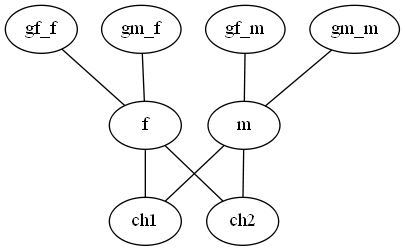

This figure's Python source:
# -*- coding: utf-8 -*-
#from __future__ import unicode_literals
from anytree import Node, RenderTree
import pydot

def gp(node1,node2):	
	a , b = str(node1) , str(node2)
	print (a,b)


graph = pydot.Dot(graph_type='graph')

gf_f = Node("gf_f")
gm_f = Node("gm_f")
gf_m = Node("gf_m")
gm_m = Node("gm_m")
f = Node("f",parent=gf_f)
f = Node("f",parent=gf_m)
m = Node("m",parent=gm_f)
m = Node("m",parent=gm_m)
ch1 = Node("ch1",parent=f)
ch1 = Node("ch1",parent=m)
ch2 = Node("ch2",parent=f)
ch2 = Node("ch2",parent=m)

edge = pydot.Edge("gf_f", "f")
graph.add_edge(edge)
edge = pydot.Edge("gm_f", "f")
graph.add_edge(edge)
edge = pydot.Edge("gf_m", "m")
graph.add_edge(edge)
edge = pydot.Edge("gm_m", "m")
graph.add_edge(edge)
edge = pydot.Edge("f", "ch1")
graph.add_edge(edge)
edge = pydot.Edge("f", "ch2")
graph.add_edge(edge)
edge = pydot.Edge("m", "ch1")
graph.add_edge(edge)
edge = pydot.Edge("m", "ch2")
graph.add_edge(edge)


graph.write_png("family.png")

gp(ch1,ch2)

#for node present in string line root/child-3
#print (str(d)[6:len(str(d))-2])
